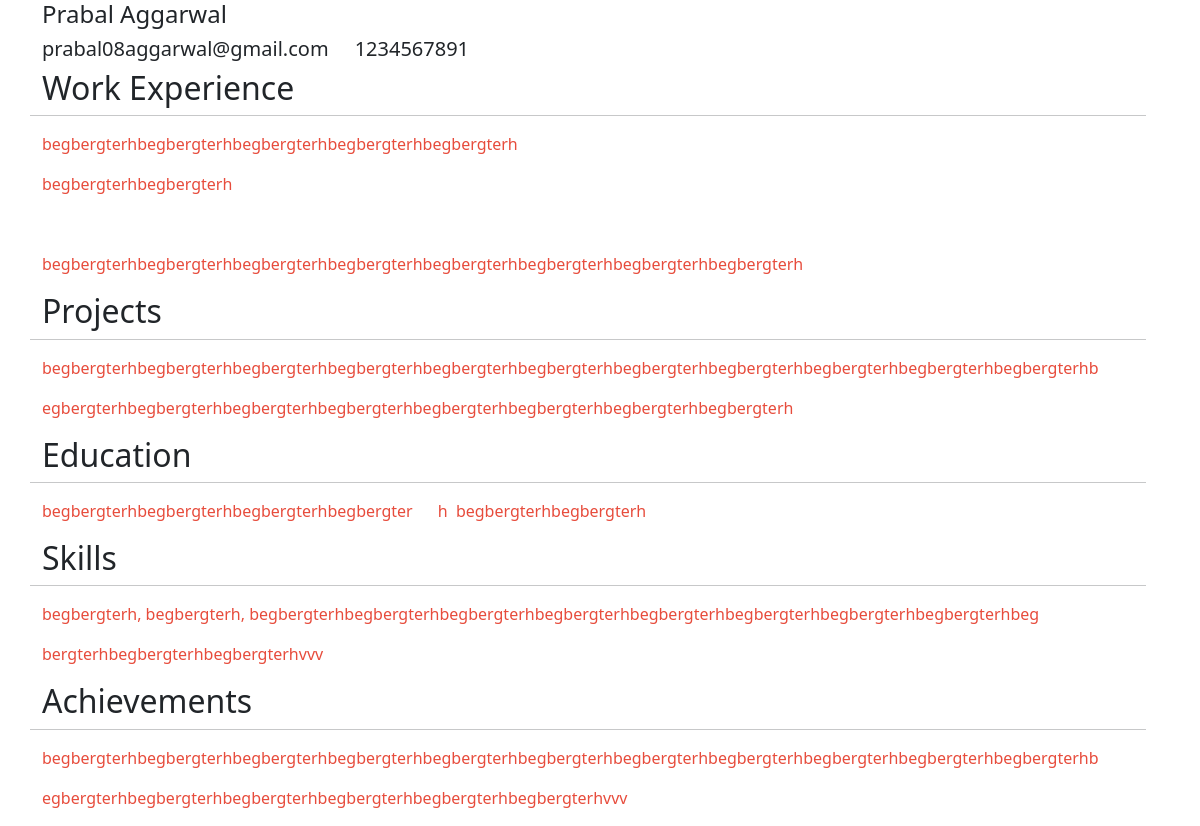
Screenshot of /resume/prabalnitj/ with the database file from the repository.
### users/models.py (models this page shows, shortened)
class Student(models.Model):
    user = models.OneToOneField(User, on_delete=models.CASCADE)
    firstName = models.CharField(max_length=256)
    lastName = models.CharField(max_length=256)
    email = models.EmailField()
    ph_no = models.CharField(max_length=10)

class Resume(models.Model):
    user = models.OneToOneField(User, on_delete=models.CASCADE)
    workExperience = RichTextField(blank = True,null = True)
    education = RichTextField(blank = True,null = True)
    projects = RichTextField(blank = True,null = True)
    skills = RichTextField(blank = True,null = True)
    achievements = RichTextField(blank = True,null = True)

### users/views.py (the view)
# urls.py: path('resume/<username>/',user_views.viewResume,name = 'resume'),
def viewResume(request,username):
    user = User.objects.all().filter(username = username)
    if user.exists():
        user = user[0]
    student = user.student
    data = Resume.objects.all().filter(user = user)
    if data.exists():
        data = data[0]
    else:
        data = None
    context = {
        'student':student,
        'resume':data
    }
    return render(request,'users/resume.html',context)

### templates/users/resume.html (shortened to what this page needs)
{% load static %}
<html>
    <head>
        <link href="https://cdn.jsdelivr.net/npm/bootstrap@5.0.0-beta1/dist/css/bootstrap.min.css" rel="stylesheet"
>
    </head>
    <body>
        <div class="container">
            <div class = "row col-12" >
                <h4> {{student.firstName}} {{student.lastName}} </h4>
                <h5> {{student.email}}  &nbsp; &nbsp; {{student.ph_no}} </h5>
                <h2> Work Experience </h2>
                <hr>
                {{ resume.workExperience|safe }}
                <h2> Projects </h2>
                <hr>
                {{ resume.projects|safe }}
                <h2> Education </h2>
                <hr>
                {{ resume.education|safe }}
                <h2> Skills </h2>
                <hr>
                {{ resume.skills|safe }}
                <h2> Achievements </h2>
                <hr>
                {{ resume.achievements|safe }}
            </div>
        </div>
    </body>
</html>

### rows the page displays
Student: email "prabal08aggarwal@gmail.com", ph_no "1234567891"
Resume: workExperience "begbergterhbegbergterhbegbergterhbegbergterhbegbergterh begbergterhbegbergterh begbergterhbegbergterhbegbergterhbegbergterhbegbergterhbegbergterhbegbergterhbegbergterh", projects "begbergterhbegbergterhbegbergterhbegbergterhbegbergterhbegbergterhbegbergterhbegbergterhbegbergterhbegbergterhbegbergterhb egbergterhbegbergterhbegbergterhbegbergterhbegbergterhbegbergterhbegbergterhbegbergterh", education "begbergterhbegbergterhbegbergterhbegbergter h begbergterhbegbergterh", skills "begbergterh, begbergterh, begbergterhbegbergterhbegbergterhbegbergterhbegbergterhbegbergterhbegbergterhbegbergterhbeg bergterhbegbergterhbegbergterhvvv", achievements "begbergterhbegbergterhbegbergterhbegbergterhbegbergterhbegbergterhbegbergterhbegbergterhbegbergterhbegbergterhbegbergterhb egbergterhbegbergterhbegbergterhbegbergterhbegbergterhbegbergterhvvv"
